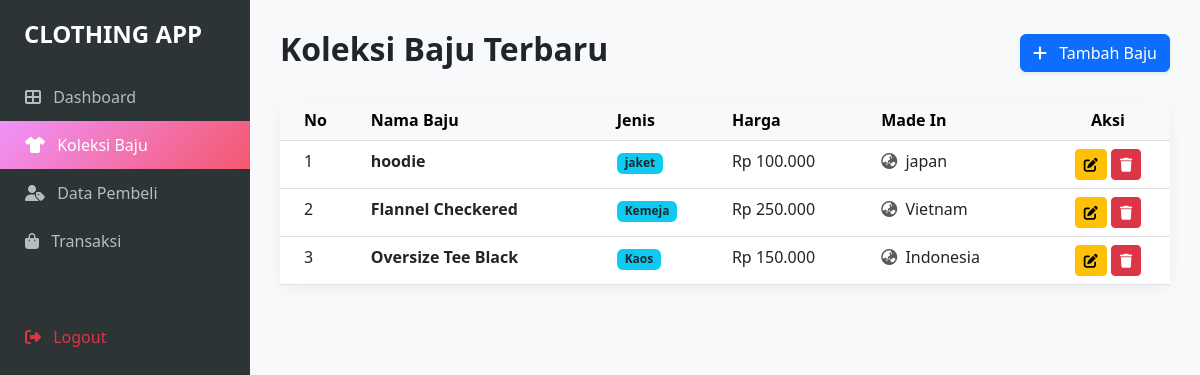
Screenshot of /data_baju.php (signed in) with the database file from the repository.
### tables this page shows
CREATE TABLE `baju` (
  `id` int(11) NOT NULL,
  `nama_baju` varchar(100) NOT NULL,
  `jenis_baju` varchar(50) DEFAULT NULL,
  `harga_baju` int(11) DEFAULT NULL,
  `made_in` varchar(50) DEFAULT NULL,
  `stok` int(11) DEFAULT 0
);

### data_baju.php (the view, shortened to what this page needs)
<?php
include 'config.php';
?>
<!DOCTYPE html>
<html lang="id">
<head>
    <link href="https://cdn.jsdelivr.net/npm/bootstrap@5.3.0/dist/css/bootstrap.min.css" rel="stylesheet">
    <link rel="stylesheet" href="https://cdnjs.cloudflare.com/ajax/libs/font-awesome/6.4.0/css/all.min.css">
</head>
<body>
<div class="sidebar">
    <div class="px-4 mb-4"><h4 class="fw-bold text-white">CLOTHING APP</h4></div>
    <a href="dashboard.php"><i class="fas fa-th-large me-2"></i> Dashboard</a>
    <a href="data_baju.php" class="active"><i class="fas fa-tshirt me-2"></i> Koleksi Baju</a>
    <a href="data_pembeli.php"><i class="fas fa-user-tag me-2"></i> Data Pembeli</a>
    <a href="transaksi.php"><i class="fas fa-shopping-bag me-2"></i> Transaksi</a>
    <a href="logout.php" class="text-danger mt-5"><i class="fas fa-sign-out-alt me-2"></i> Logout</a>
</div>
<div class="content">
    <div class="d-flex justify-content-between align-items-center mb-4">
        <h2 class="fw-bold">Koleksi Baju Terbaru</h2>
        <button class="btn btn-primary shadow-sm" data-bs-toggle="modal" data-bs-target="#modalTambah">
            <i class="fas fa-plus me-2"></i> Tambah Baju
        </button>
    </div>
    <div class="card card-table">
        <div class="card-body p-0">
            <table class="table table-hover mb-0">
                <thead class="table-light">
                    <tr>
                        <th class="ps-4">No</th>
                        <th>Nama Baju</th>
                        <th>Jenis</th>
                        <th>Harga</th>
                        <th>Made In</th>
                        <th class="text-center">Aksi</th>
                    </tr>
                </thead>
                <tbody>
                    <?php
                    $no = 1;
                    $query = mysqli_query($conn, "SELECT * FROM baju ORDER BY id DESC");
                    while($row = mysqli_fetch_assoc($query)):
                    ?>
                    <tr>
                        <td class="ps-4"><?php echo $no++; ?></td>
                        <td class="fw-bold"><?php echo $row['nama_baju']; ?></td>
                        <td><span class="badge bg-info text-dark"><?php echo $row['jenis_baju']; ?></span></td>
                        <td>Rp <?php echo number_format($row['harga_baju'], 0, ',', '.'); ?></td>
                        <td><i class="fas fa-globe-asia me-1 text-muted"></i> <?php echo $row['made_in']; ?></td>
                        <td class="text-center">
                            <button class="btn btn-sm btn-warning" data-bs-toggle="modal" data-bs-target="#modalEdit<?php echo $row['id']; ?>">
                                <i class="fas fa-edit"></i>
                            </button>
                            <a href="data_baju.php?hapus=<?php echo $row['id']; ?>" class="btn btn-sm btn-danger" onclick="return confirm('Hapus baju ini?')">
                                <i class="fas fa-trash"></i>
                            </a>
                        </td>
                    </tr>
                    <?php endwhile; ?>
                </tbody>
            </table>
        </div>
    </div>
</div>
</body>
</html>

### data_baju.php (style rules this page uses)
body { background-color: #f8f9fa; }
.sidebar { height: 100vh; width: 250px; position: fixed; background: #2d3436; color: white; padding-top: 20px; }
.sidebar a { padding: 12px 25px; text-decoration: none; color: #b2bec3; display: block; }
.sidebar a:hover, .sidebar a.active { background: linear-gradient(135deg, #f093fb 0%, #f5576c 100%); color: white; }
.content { margin-left: 250px; padding: 30px; }
.card-table { border: none; border-radius: 15px; box-shadow: 0 5px 15px rgba(0,0,0,0.05); }

### rows the page displays
baju: nama_baju "hoodie", jenis_baju "jaket", harga_baju "100.000", made_in "japan"
baju: nama_baju "Flannel Checkered", jenis_baju "Kemeja", harga_baju "250.000", made_in "Vietnam"
baju: nama_baju "Oversize Tee Black", jenis_baju "Kaos", harga_baju "150.000", made_in "Indonesia"
